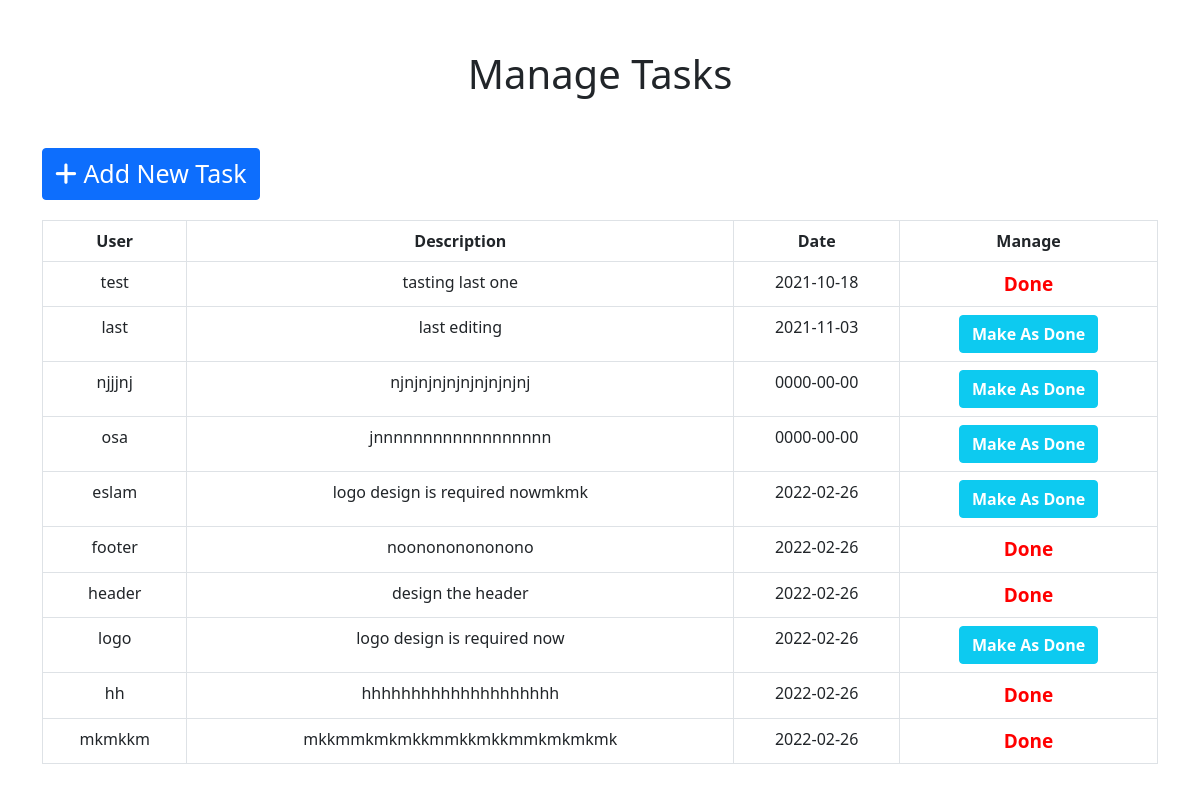
The page / on the database its author committed.
### tables this page shows
CREATE TABLE `taskmanager` (
  `id` int(11) NOT NULL,
  `name` varchar(255) NOT NULL,
  `date` date NOT NULL,
  `description` varchar(255) NOT NULL,
  `status` int(11) NOT NULL DEFAULT 0
);

### index.php (the view, shortened to what this page needs)
<?php
include "connect.php";
?>
<!DOCTYPE html>
<html lang="en">
<head>
    <link rel="stylesheet" href="css/normalize.css">
    <link rel="stylesheet" href="css/jquery-ui.min.css">
    <link rel="stylesheet" href="css/bootstrap.min.css">
    <link rel="stylesheet" href="css/all.min.css">
    <link rel="stylesheet" href="css/style.css">
</head>
<body>
    <?php
        $do = (isset($_GET["do"]))? $_GET["do"] : "manage";
        if($do == "manage") {
            $stmt = $db->prepare("SELECT * FROM taskmanager ORDER BY id DESC LIMIT 10");
            $stmt->execute();
            $row = $stmt->fetchAll();
            ?>
           <div class="container">
                    <h1 class="text-center"> Manage Tasks </h1>
                    <a href="index.php?do=add" class="btn btn-primary manage"><i class="fa fa-plus"></i> Add New Task </a>
                    <div class="table-responsive">
                        <table class="main table table-bordered text-center">
                            <tr>
                                <td>User</td>
                                <td>Description</td>
                                <td>Date</td>
                                <td>Manage</td>
                            </tr>
                            <?php
                                foreach($row as $rw) {
                                    echo "<tr>";
                                        echo "<td>" . $rw["name"] . "</td>";
                                        echo "<td>" . $rw["description"] . "</td>";
                                        echo "<td>" . $rw["date"] . "</td>";
                                        echo "<td>";
                                                if($rw["status"] == 1) {
                                                    echo '<span class="complete">Done</span>';
                                                }
                                                else {
                                                    echo "<a href='index.php?do=activate&taskid=" . $rw["id"] . "' class='btn btn-info notsinished'> make as done</a>";
                                                }
                                        echo  "</td>";
                                    echo "</tr>";
                                }
                            ?>
                        </table>
                    </div>
                </div>
        <?php
        }
        else {
            echo '<div class="alert alert-danger" role="alert"> Error </div>';
        }
    ?>
</body>
</html>

### css/style.css (style rules this page uses)
h1 { margin: 50px auto; }
.complete { color: red; font-weight: bold; font-size: 19px; }
.notsinished { color: white; font-weight: bold; text-transform: capitalize; }
.container .manage { margin-bottom: 20px; font-size: 25px; }
table tr:first-child { font-weight: bold; }

### rows shown on the page
taskmanager: name "test", description "tasting last one", date "2021-10-18", status "Done"
taskmanager: name "last", description "last editing", date "2021-11-03"
taskmanager: name "njjjnj", description "njnjnjnjnjnjnjnjnjnj", date "0000-00-00"
taskmanager: name "osa", description "jnnnnnnnnnnnnnnnnnn", date "0000-00-00"
taskmanager: name "eslam", description "logo design is required nowmkmk", date "2022-02-26"
taskmanager: name "footer", description "noonononononono", date "2022-02-26", status "Done"
taskmanager: name "header", description "design the header", date "2022-02-26", status "Done"
taskmanager: name "logo", description "logo design is required now", date "2022-02-26"
taskmanager: name "hh", description "hhhhhhhhhhhhhhhhhhhh", date "2022-02-26", status "Done"
taskmanager: name "mkmkkm", description "mkkmmkmkmkkmmkkmkkmmkmkmkmk", date "2022-02-26", status "Done"
